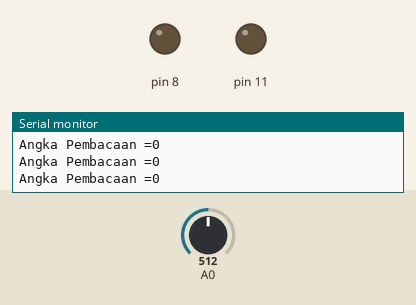
Bench run of a sketch on a simulated Arduino Uno, built with avr-gcc and run on an emulated ATmega328P. Shown: output pins drawn as LEDs (lit = HIGH), the last lines printed to the serial monitor. The inputs (shaded band) are chosen by the test bench; at power-on: A0 = 512.

Above: at 1.3 s.
1.4 s: A0 set to 716
At 2.5 s:
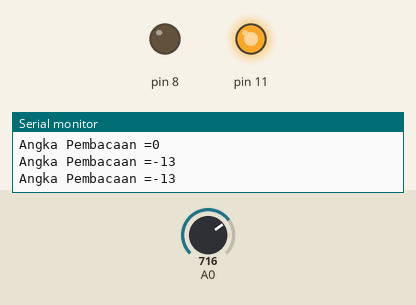
3.0 s: A0 set to 651
At 3.7 s:
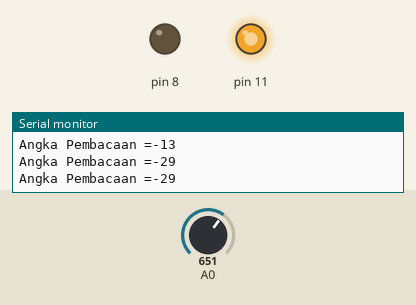
4.5 s: A0 set to 635
At 4.9 s:
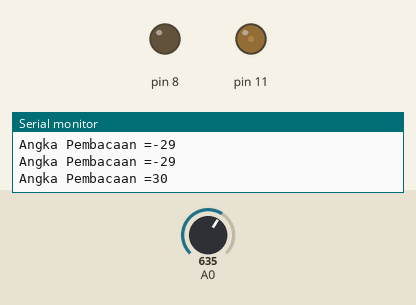
Timing chart, 0 to 7.5 s (numbered marks = the images above; inputs shaded):
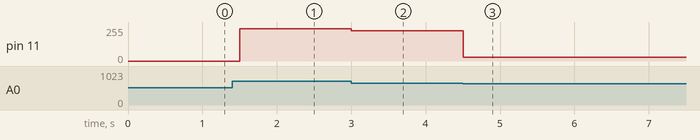

The sketch:

Motor_with_pot.ino
```cpp
int a=0;
int b=0;
void setup() {
  Serial.begin(9600);
  pinMode(8,OUTPUT);
  pinMode(11,OUTPUT);
}

void loop() {
  Serial.print("Angka Pembacaan =");
  digitalWrite(8,LOW);
  a = analogRead(A0);
  b = (a*255)/1023;
  analogWrite(11,b);
  Serial.println(b);
  delay(500);
}
```

Measured:
- the behaviour switches between 643 and 642 on A0 (found by bisection; images 2 and 3)
- after the input at 1.4 s, pin 11: 0/255 → 243/255 after 0.10 s
- after the input at 3.0 s, pin 11: 243/255 → 227/255 at once
- after the input at 4.5 s, pin 11: 227/255 → 30/255 at once
